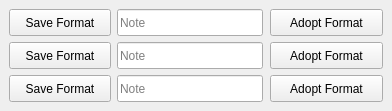
<?xml version="1.0" encoding="UTF-8"?>
<ui version="4.0">
 <class>form_format_copy</class>
 <widget class="QWidget" name="form_format_copy">
  <property name="windowModality">
   <enum>Qt::WindowModal</enum>
  </property>
  <property name="enabled">
   <bool>true</bool>
  </property>
  <property name="geometry">
   <rect>
    <x>0</x>
    <y>0</y>
    <width>392</width>
    <height>111</height>
   </rect>
  </property>
  <property name="sizePolicy">
   <sizepolicy hsizetype="Fixed" vsizetype="Fixed">
    <horstretch>0</horstretch>
    <verstretch>0</verstretch>
   </sizepolicy>
  </property>
  <property name="windowTitle">
   <string>Copy Format Toolbox</string>
  </property>
  <property name="windowIcon">
   <iconset>
    <normalon>:/Images/caf-logo</normalon>
   </iconset>
  </property>
  <widget class="QPushButton" name="btn_adopt_format_1">
   <property name="geometry">
    <rect>
     <x>270</x>
     <y>9</y>
     <width>113</width>
     <height>27</height>
    </rect>
   </property>
   <property name="baseSize">
    <size>
     <width>100</width>
     <height>100</height>
    </size>
   </property>
   <property name="text">
    <string>Adopt Format</string>
   </property>
  </widget>
  <widget class="QPushButton" name="btn_save_format_2">
   <property name="geometry">
    <rect>
     <x>9</x>
     <y>42</y>
     <width>102</width>
     <height>27</height>
    </rect>
   </property>
   <property name="text">
    <string>Save Format</string>
   </property>
  </widget>
  <widget class="QLineEdit" name="lineEdit_2">
   <property name="geometry">
    <rect>
     <x>117</x>
     <y>42</y>
     <width>146</width>
     <height>27</height>
    </rect>
   </property>
   <property name="placeholderText">
    <string>Note</string>
   </property>
  </widget>
  <widget class="QLineEdit" name="lineEdit_3">
   <property name="geometry">
    <rect>
     <x>117</x>
     <y>75</y>
     <width>146</width>
     <height>27</height>
    </rect>
   </property>
   <property name="placeholderText">
    <string>Note</string>
   </property>
  </widget>
  <widget class="QPushButton" name="btn_adopt_format_3">
   <property name="geometry">
    <rect>
     <x>270</x>
     <y>75</y>
     <width>113</width>
     <height>27</height>
    </rect>
   </property>
   <property name="text">
    <string>Adopt Format</string>
   </property>
  </widget>
  <widget class="QLineEdit" name="lineEdit">
   <property name="geometry">
    <rect>
     <x>117</x>
     <y>9</y>
     <width>146</width>
     <height>27</height>
    </rect>
   </property>
   <property name="placeholderText">
    <string>Note</string>
   </property>
  </widget>
  <widget class="QPushButton" name="btn_save_format_1">
   <property name="geometry">
    <rect>
     <x>9</x>
     <y>9</y>
     <width>102</width>
     <height>27</height>
    </rect>
   </property>
   <property name="text">
    <string>Save Format</string>
   </property>
  </widget>
  <widget class="QPushButton" name="btn_adopt_format_2">
   <property name="geometry">
    <rect>
     <x>270</x>
     <y>42</y>
     <width>113</width>
     <height>27</height>
    </rect>
   </property>
   <property name="text">
    <string>Adopt Format</string>
   </property>
  </widget>
  <widget class="QPushButton" name="btn_save_format_3">
   <property name="geometry">
    <rect>
     <x>9</x>
     <y>75</y>
     <width>102</width>
     <height>27</height>
    </rect>
   </property>
   <property name="text">
    <string>Save Format</string>
   </property>
  </widget>
 </widget>
 <resources>
  <include location="resource_file.qrc"/>
 </resources>
 <connections/>
</ui>
